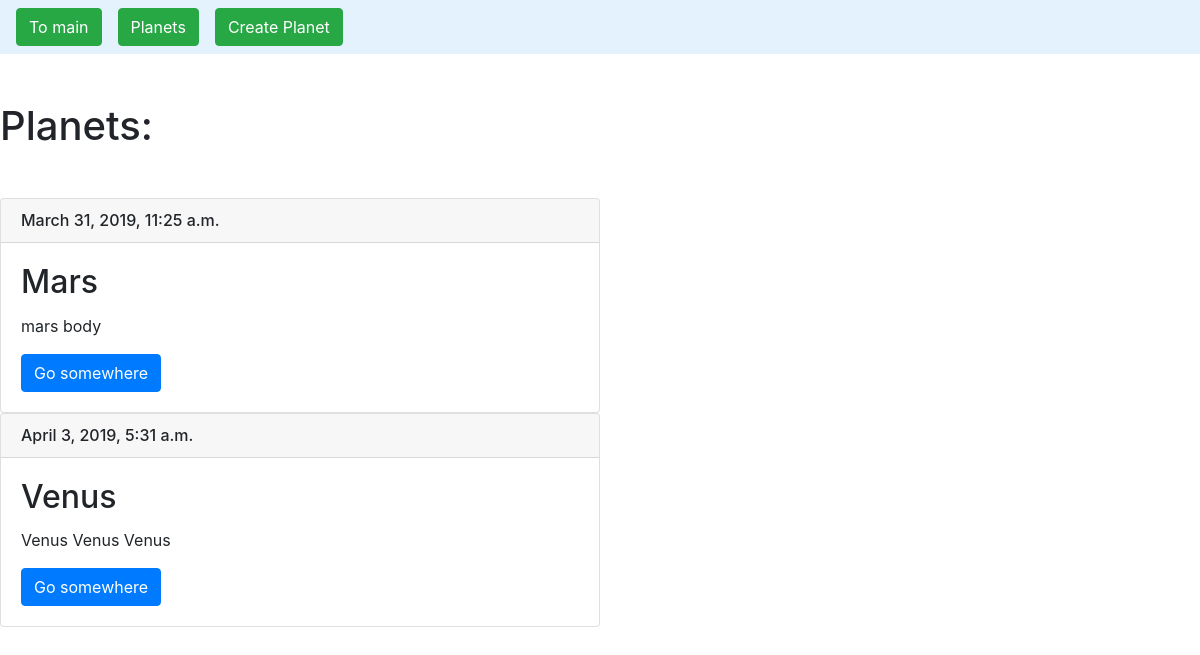
The app's page /flyfe/cards_list/, older data.
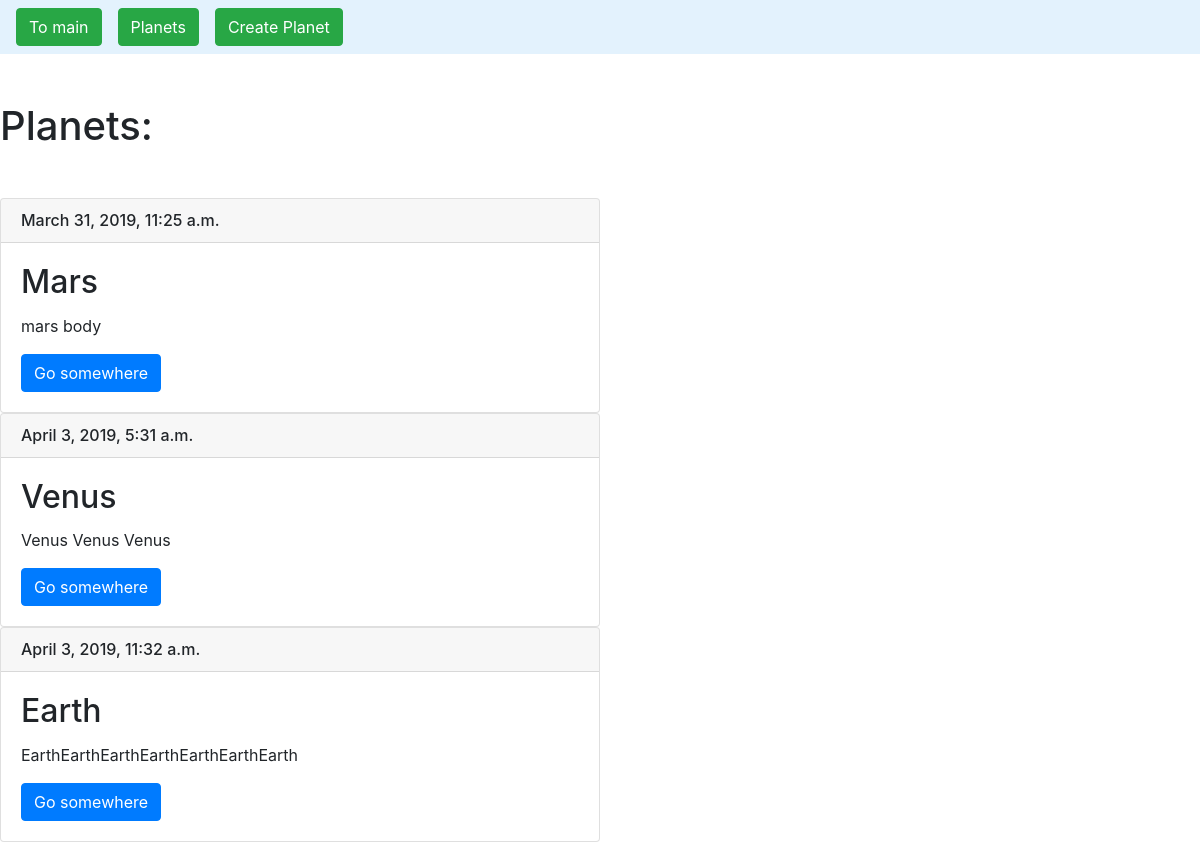
The same page, newer data.
### flyfe/models.py (models this page shows, shortened)
class Card(models.Model):
    title = models.CharField(max_length=150, db_index=True)
    slug = models.SlugField(max_length=150, blank=True, unique=True)
    body = models.TextField(blank=True, db_index=True)
    date_add = models.DateTimeField(auto_now_add=True)
    def get_absolute_url(self):
        return reverse('card_detail_url', kwargs={'slug': self.slug})

### flyfe/views.py (the view)
# urls.py: path('cards_list/', cards_list, name='cards_list_url'),
def cards_list(request):
    cards = Card.objects.all()
    return render(request, 'flyfe/index.html', context={'cards': cards})

### flyfe/templates/flyfe/index.html (shortened to what this page needs)
{% extends 'flyfe/base_flyfe.html' %}
{% block content%}
    <h1 class="mb-5 mt-5">Planets:</h1>
    {% for card in cards %}
        <div class="card w-50">
            <h6 class="card-header">{{ card.date_add }}</h6>
            <div class="card-body">
                <h2 class="card-title">{{ card.title }}</h2>
                <p class="card-text">{{ card.body }}</p>
                <a href="{{ card.get_absolute_url }}" class="btn btn-primary">Go somewhere</a>
            </div>
        </div>
    {% endfor %}
{% endblock %}

Row changes from the older to the newer data that the page shows:
added Card: date_add "April 3, 2019, 11:32 a.m.", title "Earth", body "EarthEarthEarthEarthEarthEarthEarth"
